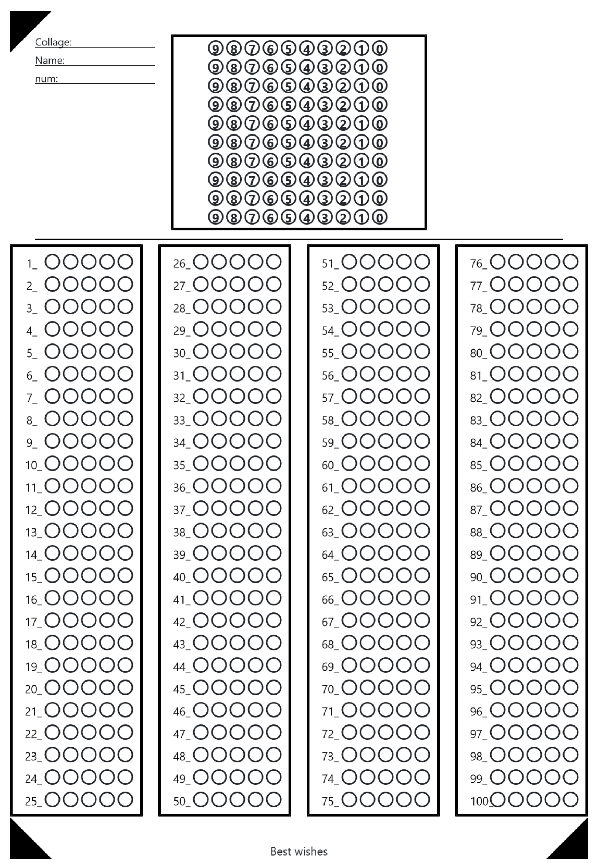
#> input picture Ai/Template Generator/images/100.png, 597 x 863 px, given in place of the camera
$ python paper_alignmentor.py
#> lines starting #> are read from the running program, lines starting #| are printed output that depends on the picture; after the words box and inside, x2 and y2 are one past the last pixel; in counts of white or black regions, pixels touching at a corner belong together
### Ai/libs/compass.py
import cv2
import numpy as np

def check_direction():
    pass


# this method returns the point with the biggest x+y value
# which means returns the right-bottom corner point of a square
# [66 lines left out: functions max_point, max_Y_point, max_X_point, min_Y_point, min_X_point, min_point and 2 more, not called in this run]

# check if some point is close to a point within a squared reange
def in_squared_range(center, dist ,point):
    return ( abs(point[0]-center[0])<dist and abs(point[1]-center[1])<dist )

# [62 lines left out: functions is_point_in_clusters, remove_cnt_duplicates, alignment_with_paper, alignment_with_paper2, cut_paper_border, is_point_on_line, not called in this run]

# check if the countour formed a square
def check_square(countour):
    _,_, w, h = cv2.boundingRect(countour)
    ratio = float(w)/h
    return ratio >= 0.9 and ratio <= 1.1

# [4 lines left out: function check_rectangle_with_ratio, not called in this run]


### Ai/project/layers/Template_mapper/paper_alignmentor.py
import cv2
import numpy as np
import compass

# compass.check_direction()

# cap = cv2.VideoCapture("https://192.168.137.149:8080/video") ## for mobile camera
cap = cv2.VideoCapture(0) ## for laptop camera

while(cap.isOpened()):
    # Load image
    ret,image = cap.read()
#> image is the input picture: shape (863, 597, 3); mean B, G, R 224.6, 224.3, 223.9

    #to flip camera (r t l && l t r)
    image = cv2.flip(image,1)
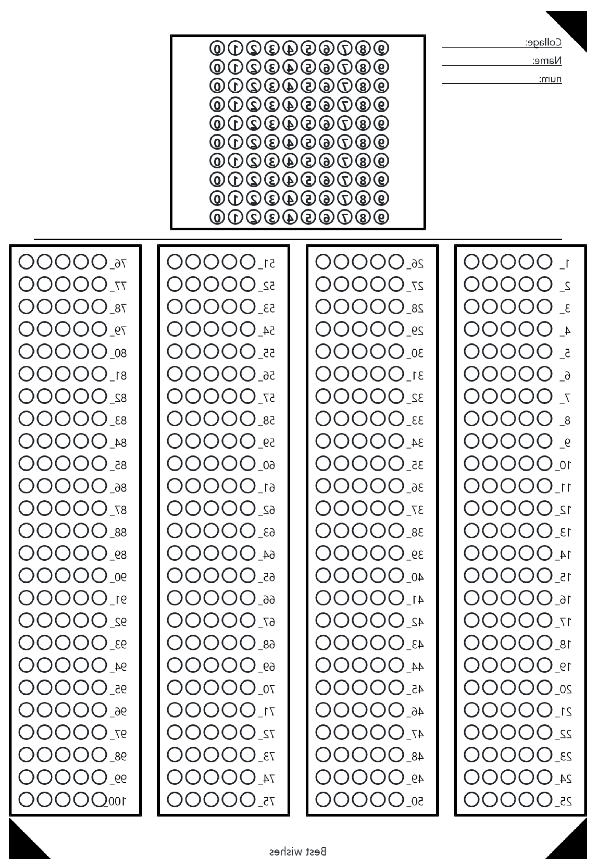
#> image: shape (863, 597, 3); mean B, G, R 224.6, 224.3, 223.9

    # Convert to grayscale
    gray = cv2.cvtColor(image, cv2.COLOR_BGR2GRAY)

    edgesImage = cv2.Canny(gray, 50, 150)
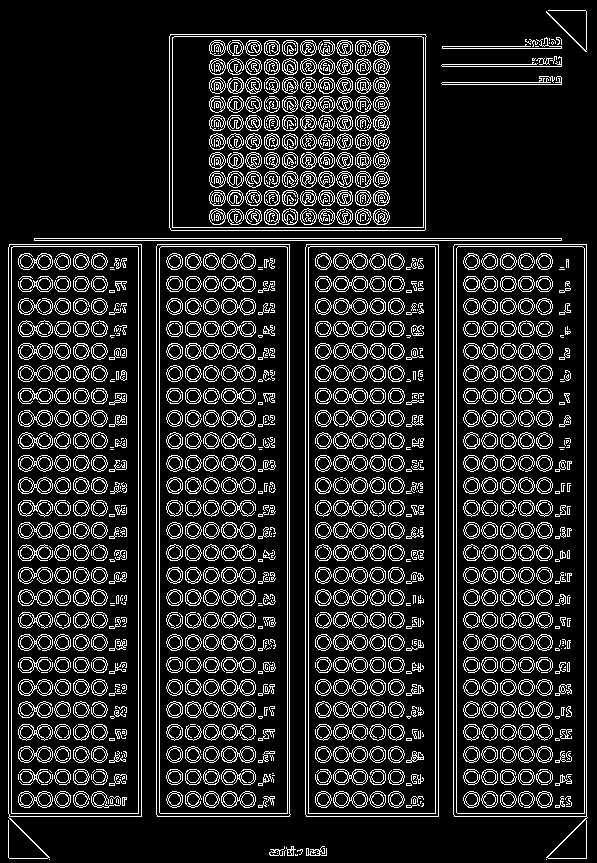
#> edgesImage: shape (863, 597); 14.7% white in thin lines or dots

    # Find contours
    # contours, _ = cv2.findContours(thresh, cv2.RETR_EXTERNAL, cv2.CHAIN_APPROX_SIMPLE)
    contours, _ = cv2.findContours(edgesImage, cv2.RETR_TREE, cv2.CHAIN_APPROX_SIMPLE)
#> contours = 4367 contours, 2513 with area under 20; largest, box (x1, y1, x2, y2) and area: (453, 244, 588, 859) 76910, (8, 244, 142, 859) 76110, (156, 244, 291, 817) 76074, (305, 244, 439, 817) 76072, (156, 244, 291, 817) 76072

    # # Filter contours by area and shape
    # remove contors with less than 500 pixel area
    filtered_contours = [cnt for cnt in contours if cv2.contourArea(cnt) > 500]
#> filtered_contours = 23 contours; largest, box (x1, y1, x2, y2) and area: (453, 244, 588, 859) 76910, (8, 244, 142, 859) 76110, (156, 244, 291, 817) 76074, (305, 244, 439, 817) 76072, (156, 244, 291, 817) 76072

    # Approximate contours
    # aprocimate cotours to polygons shapes
    approxed_contours = [cv2.approxPolyDP(cnt, 0.1*cv2.arcLength(cnt, True), True) for cnt in filtered_contours]
#> approxed_contours = 23 contours, 18 with area under 20; largest, box (x1, y1, x2, y2) and area: (170, 34, 426, 231) 49755, (169, 34, 426, 231) 49502, (172, 37, 424, 228) 47690, (172, 36, 424, 228) 47282, (548, 819, 587, 859) 722

    # filter the shapes and keeps only squared shapes
    #
    squared_contours = [cnt for cnt in approxed_contours if (compass.check_square(cnt) and  len(cnt)==4)]
#> squared_contours = []

    # additional steps to ease handling the alignment that Ahed coded
    #
    squared_contours = [ [i[0] for i in cnt ] for cnt in squared_contours]

    # remove duplicated squares
#> (the run stopped early here; a loop or call above may not have finished)

$ run again, on Ai/Template Generator/images/25.png
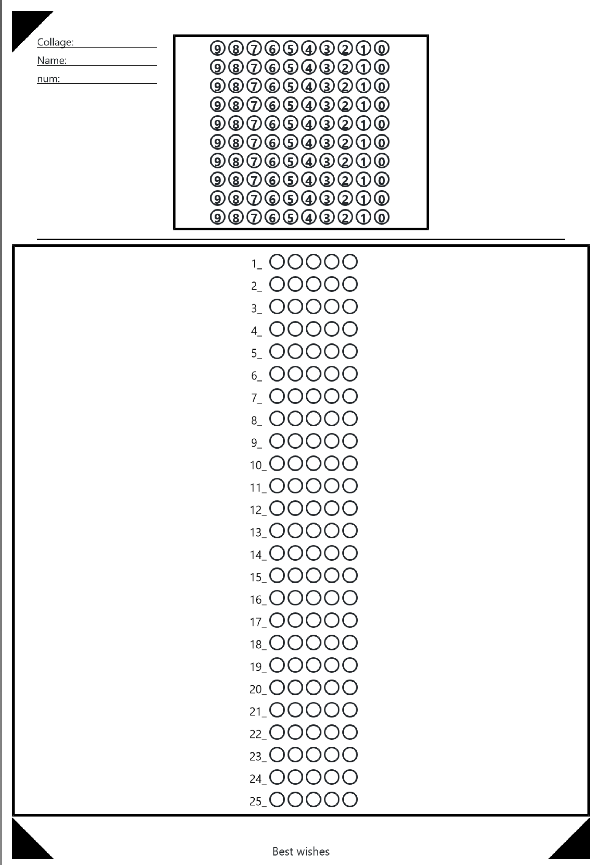
#> input picture Ai/Template Generator/images/25.png, 599 x 865 px, given in place of the camera
#> image is the input picture: shape (865, 599, 3); mean B, G, R 240.6, 240.5, 240.4
#> `image = cv2.flip(image,1)`:
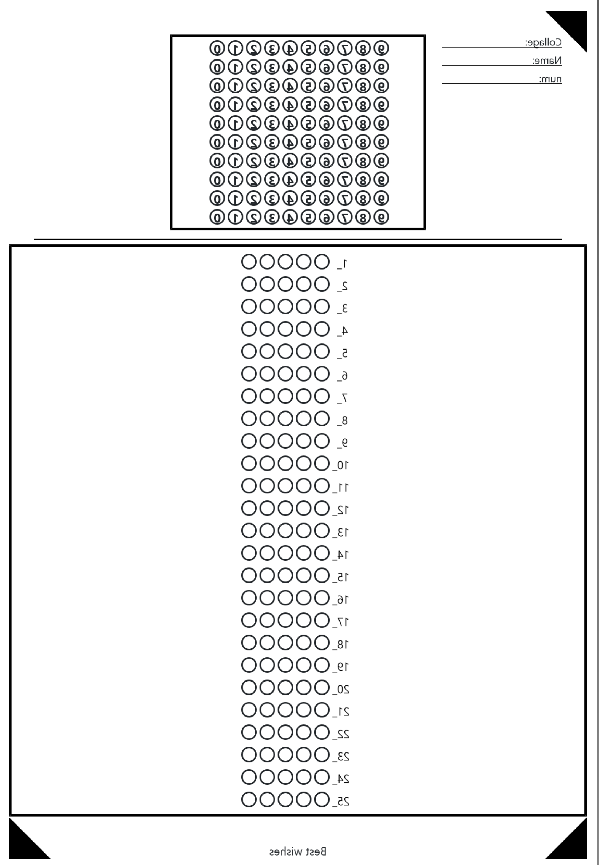
#> image: shape (865, 599, 3); mean B, G, R 240.6, 240.5, 240.4
#> `edgesImage = cv2.Canny(gray, 50, 150)`:
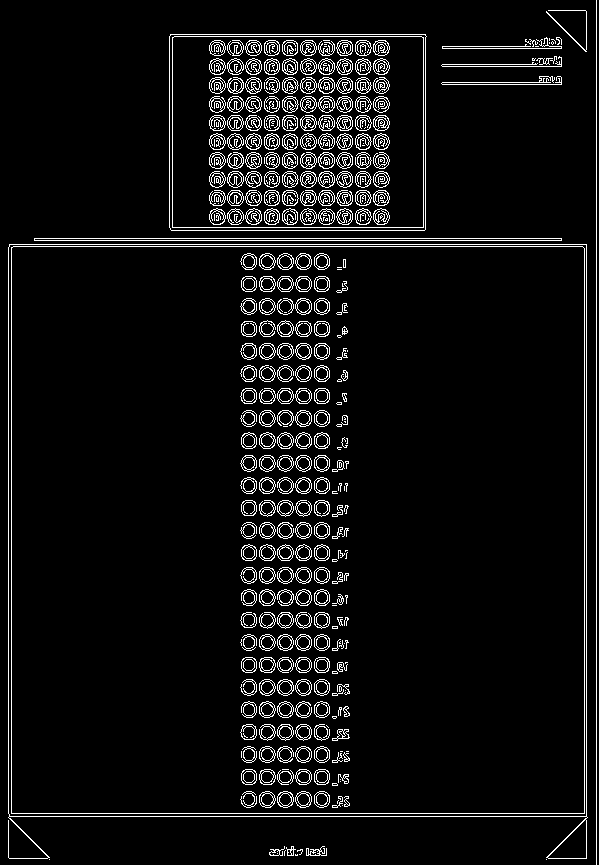
#> edgesImage: shape (865, 599); 6.3% white in thin lines or dots
#> contours = 1556 contours, 848 with area under 20; largest, box (x1, y1, x2, y2) and area: (8, 244, 588, 859) 331487, (8, 244, 587, 817) 330609, (11, 246, 585, 814) 324888, (11, 246, 585, 814) 324886, (169, 34, 427, 231) 50172
#> filtered_contours = 11 contours; largest, box (x1, y1, x2, y2) and area: (8, 244, 588, 859) 331487, (8, 244, 587, 817) 330609, (11, 246, 585, 814) 324888, (11, 246, 585, 814) 324886, (169, 34, 427, 231) 50172
#> approxed_contours = 11 contours, 2 with area under 20; largest, box (x1, y1, x2, y2) and area: (8, 244, 587, 859) 354296, (9, 244, 587, 817) 328897, (11, 246, 585, 814) 324038, (11, 246, 585, 814) 323186, (170, 34, 426, 231) 49755
#> `squared_contours = [cnt for cnt in approxed_contours if (compass.check..`: squared_contours = 4 contours; box (x1, y1, x2, y2) and area: (8, 244, 587, 859) 354296, (9, 244, 587, 817) 328897, (11, 246, 585, 814) 324038, (11, 246, 585, 814) 323186
#> `squared_contours = [ [i[0] for i in cnt ] for cnt in squared_contours]`: squared_contours = [[[9, 244], [8, 857], [586, 858], [586, 244]], [[9, 245], [585, 244], [586, 815], [10, 816]], [[11, 247], [11, 813], [584, 813], [582, 246]], [[11, 248], [582, 246], [584, 812], [12, 813]]]

$ run again, on Ai/Template Generator/images/50.png
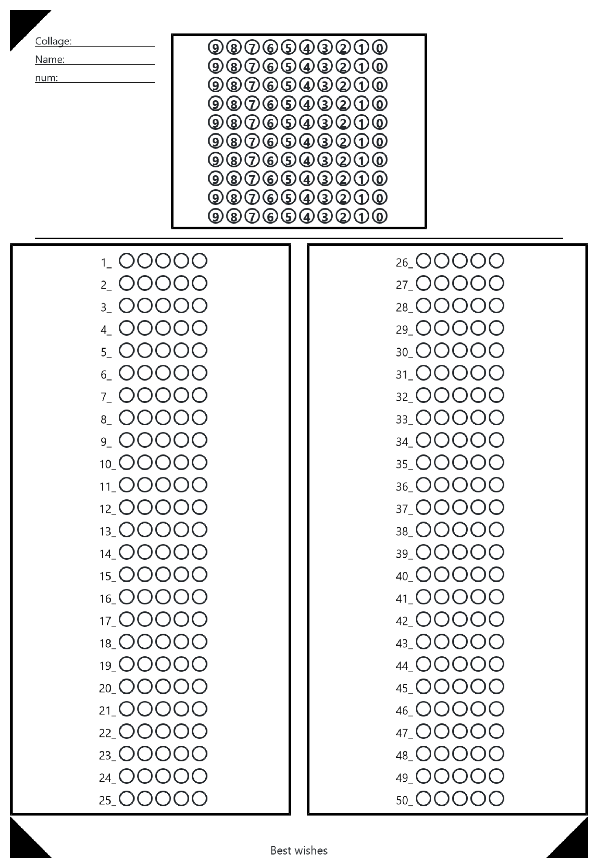
#> input picture Ai/Template Generator/images/50.png, 598 x 864 px, given in place of the camera
#> image is the input picture: shape (864, 598, 3); mean B, G, R 235.9, 235.7, 235.5
#> `image = cv2.flip(image,1)`:
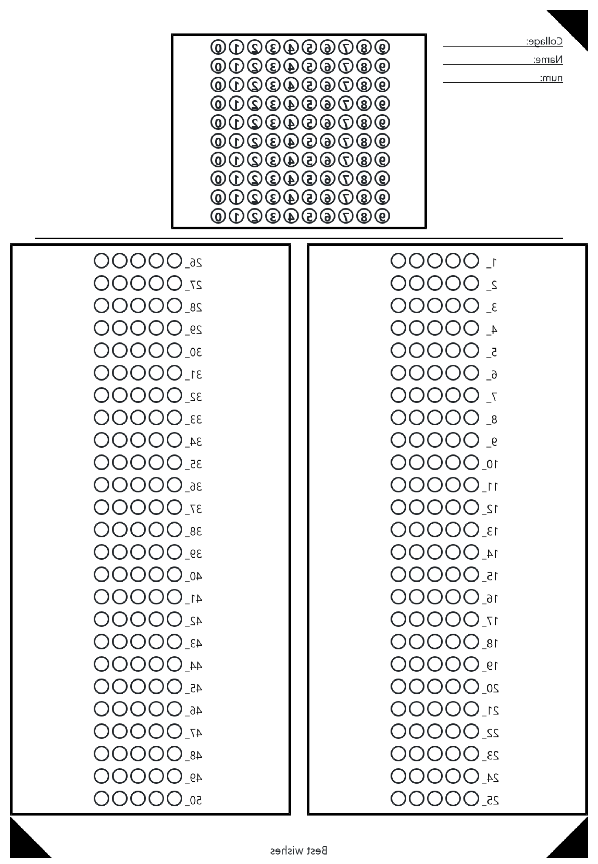
#> image: shape (864, 598, 3); mean B, G, R 235.9, 235.7, 235.5
#> `edgesImage = cv2.Canny(gray, 50, 150)`:
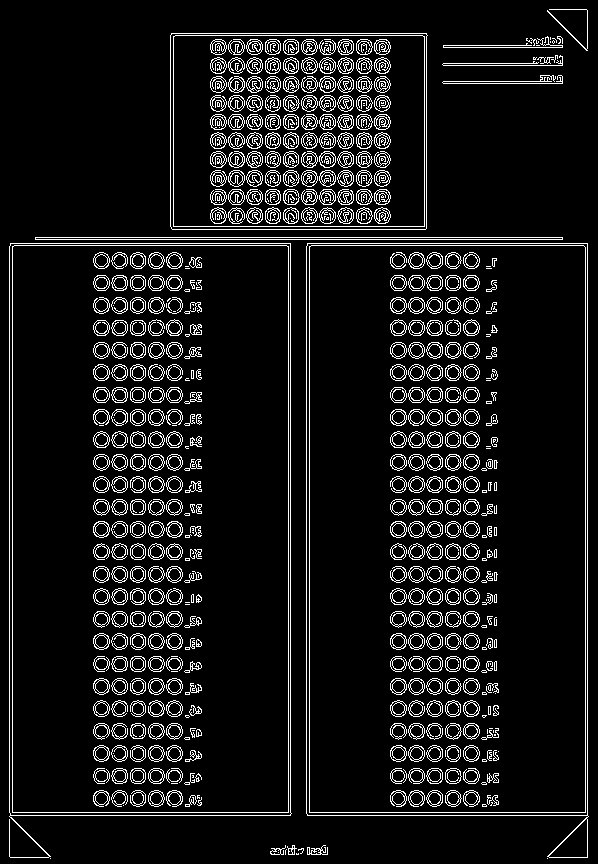
#> edgesImage: shape (864, 598); 9% white in thin lines or dots
#> contours = 2480 contours, 1362 with area under 20; largest, box (x1, y1, x2, y2) and area: (306, 243, 589, 858) 161565, (9, 243, 292, 858) 160767, (306, 243, 588, 816) 160726, (9, 243, 292, 816) 160726, (12, 245, 289, 813) 156489
#> filtered_contours = 15 contours; largest, box (x1, y1, x2, y2) and area: (306, 243, 589, 858) 161565, (9, 243, 292, 858) 160767, (306, 243, 588, 816) 160726, (9, 243, 292, 816) 160726, (12, 245, 289, 813) 156489
#> approxed_contours = 15 contours, 2 with area under 20; largest, box (x1, y1, x2, y2) and area: (9, 243, 291, 857) 166186, (306, 243, 588, 858) 166067, (306, 243, 588, 816) 159457, (9, 243, 291, 816) 159318, (12, 245, 289, 813) 155788
#> squared_contours = []

$ run again, on Ai/Template Generator/images/75.png
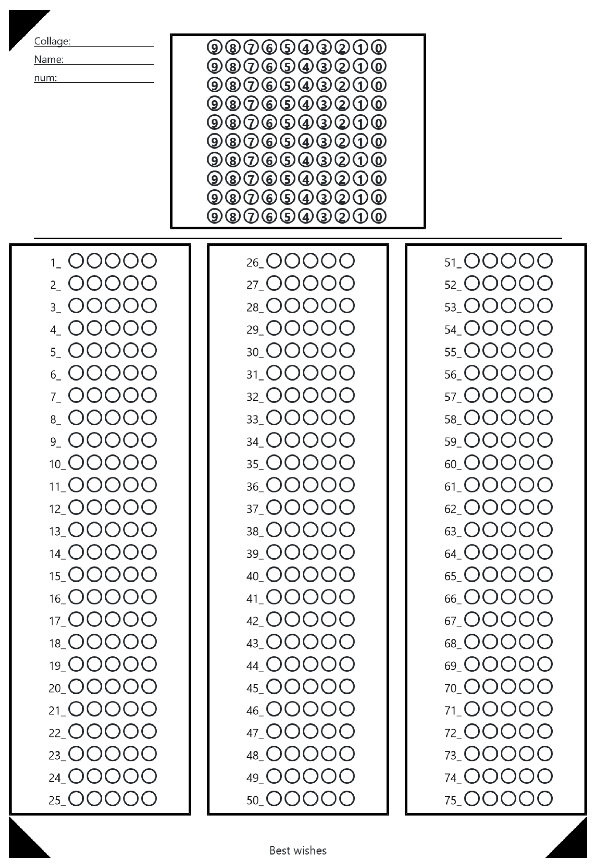
#> input picture Ai/Template Generator/images/75.png, 595 x 865 px, given in place of the camera
#> image is the input picture: shape (865, 595, 3); mean B, G, R 230.6, 230.3, 230
#> `image = cv2.flip(image,1)`:
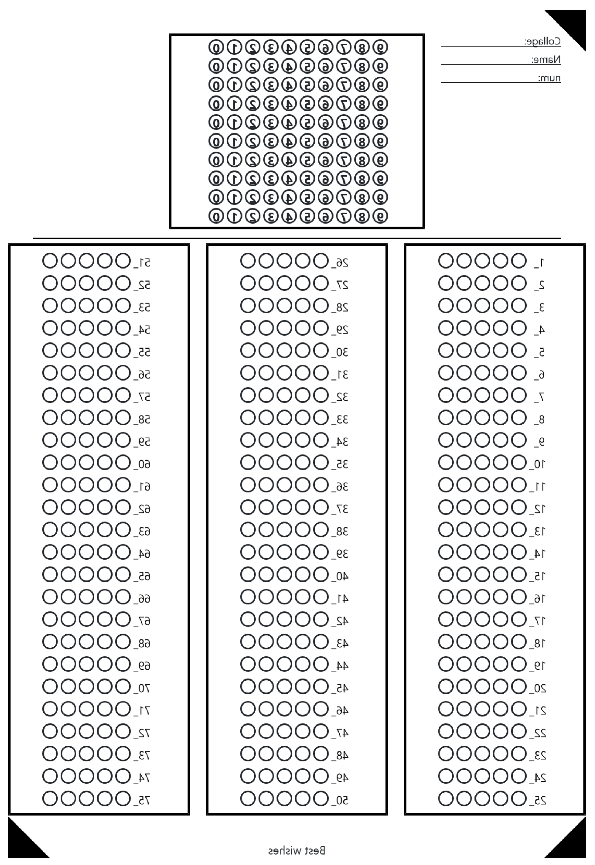
#> image: shape (865, 595, 3); mean B, G, R 230.6, 230.3, 230
#> `edgesImage = cv2.Canny(gray, 50, 150)`:
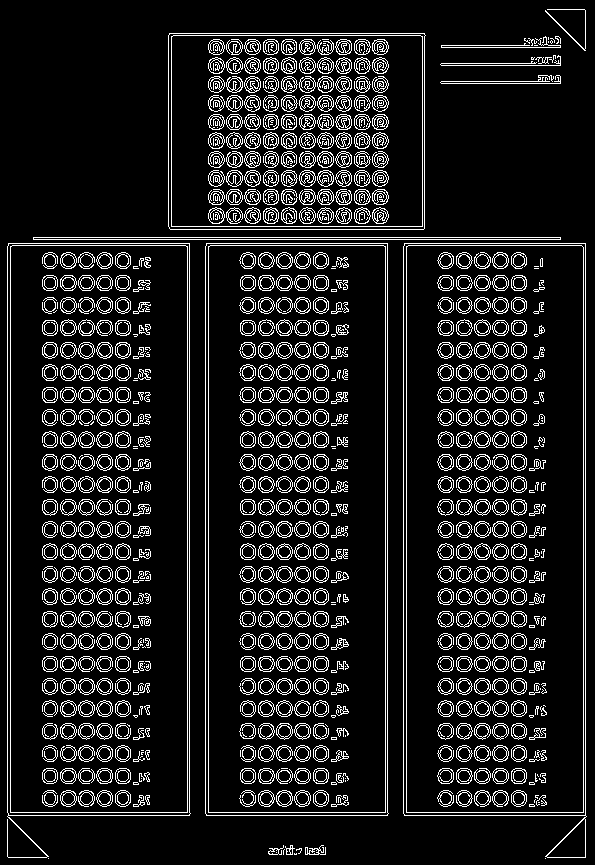
#> edgesImage: shape (865, 595); 11.8% white in thin lines or dots
#> contours = 3301 contours, 1751 with area under 20; largest, box (x1, y1, x2, y2) and area: (403, 243, 587, 858) 104937, (7, 243, 191, 858) 104139, (205, 243, 389, 816) 104101, (205, 243, 389, 816) 104099, (403, 243, 586, 816) 104098
#> filtered_contours = 19 contours; largest, box (x1, y1, x2, y2) and area: (403, 243, 587, 858) 104937, (7, 243, 191, 858) 104139, (205, 243, 389, 816) 104101, (205, 243, 389, 816) 104099, (403, 243, 586, 816) 104098
#> approxed_contours = 19 contours, 3 with area under 20; largest, box (x1, y1, x2, y2) and area: (205, 243, 388, 816) 103637, (403, 243, 586, 816) 102978, (205, 243, 388, 816) 102978, (7, 243, 190, 816) 102888, (208, 245, 386, 813) 99704
#> squared_contours = []
